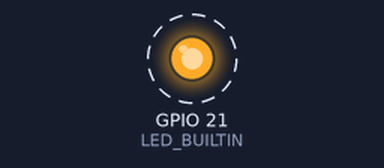
A sketch run on a simulated Seeed XIAO ESP32-S3. Shown: output pins drawn as LEDs (lit = HIGH). Dashed ring = blinking. What the sketch prints to the serial monitor is not drawn.

Above: at 0.7 s.
Timing chart, 0 to 5.1 s (numbered marks = the images above):
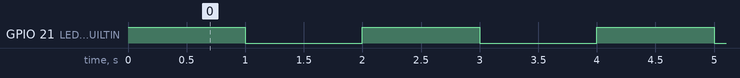

Measured:
- by itself, GPIO 21 (LED_BUILTIN): alternates HIGH for 1.0 s and LOW for 1.0 s

The sketch:

hello_xiao.ino
```cpp
const unsigned long heartbeat_interval_ms = 1000;

void setup() {
  pinMode(LED_BUILTIN, OUTPUT);
  digitalWrite(LED_BUILTIN, HIGH);
  Serial.begin(115200);
  delay(500);
  Serial.println("clippy: xiao esp32s3 alive");
}

void loop() {
  static unsigned long last_heartbeat = 0;
  const unsigned long now = millis();

  if (now - last_heartbeat < heartbeat_interval_ms) {
    return;
  }

  last_heartbeat = now;
  digitalWrite(LED_BUILTIN, !digitalRead(LED_BUILTIN));
  Serial.printf("clippy: heartbeat %lu ms\n", now);
}
```
